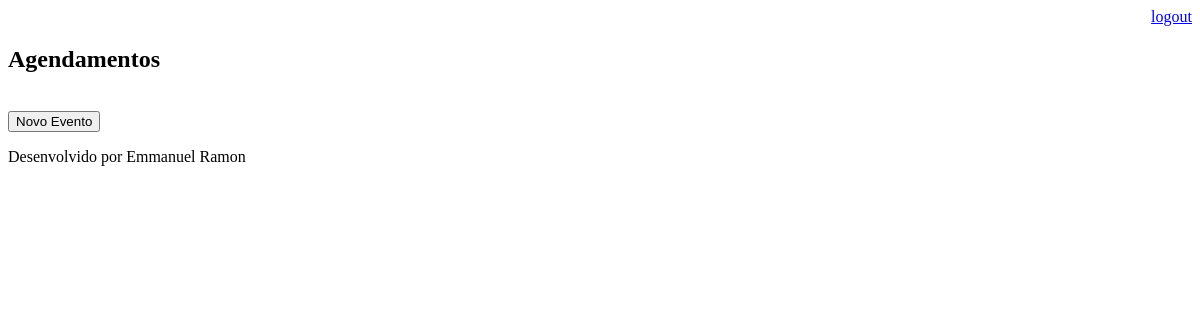
The app's page /agenda/ (signed in), older data.
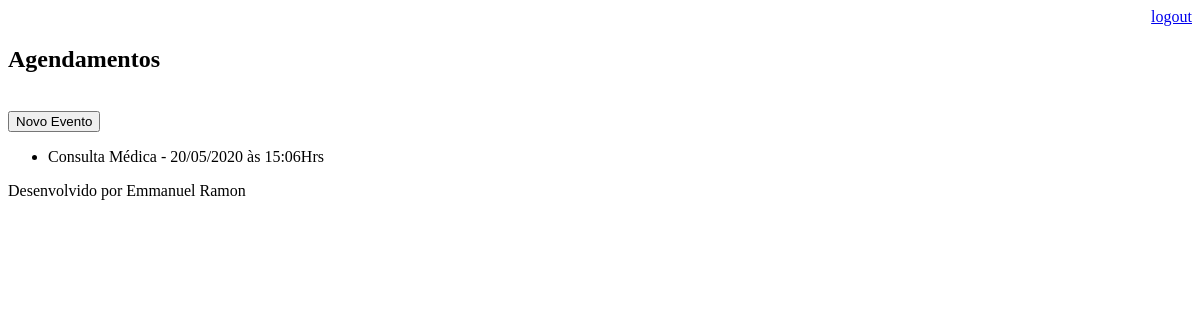
The same page, newer data.
### core/models.py (models this page shows, shortened)
class Evento(models.Model):
	titulo    = models.CharField(max_length=100)
	descricao = models.TextField(blank=True, null=True)
	data_evento = models.DateTimeField(verbose_name='Data do Evento')#verbose customiza
	data_criacao = models.DateTimeField(auto_now=True)
	usuario = models.ForeignKey(User, on_delete=models.CASCADE)
	class Meta:
		db_table = 'evento'
	def get_data_evento(self):
		return self.data_evento.strftime('%d/%m/%Y às %H:%MHrs')

### core/views.py (the view)
# urls.py: path('agenda/', views.lista_eventos),
@login_required(login_url='/login/')
def lista_eventos(request):
	usuario = request.user
	eventos = Evento.objects.filter(usuario=usuario)
	dados = {'eventos': eventos}
	return render(request, 'agenda.html', dados)

### templates/agenda.html
{% extends "model-page.html" %}
{% block content %}
	<h2>Agendamentos</h2>
	<br>
	<a href="evento/">
		<button name="evento">Novo Evento</button>
	</a>
	<ul>
		{% for evento in eventos %}
		<li>{{ evento.titulo }} - {{ evento.get_data_evento }}</li>
		{% endfor %}
	</ul>
{% endblock %}

### templates/model-page.html
<!DOCTYPE html>
<html lang="pt-br">
<head>
	{% include "model-header.html" %}
</head>
<body>
	{% block content %}	{% endblock %}
	{% include "model-footer.html" %}
</body>
</html>

### templates/model-header.html (shortened to what this page needs)
<div align="right">
	<a href="/logout">logout</a>
</div>

### templates/model-footer.html
<p>Desenvolvido por Emmanuel Ramon</p>

Row changes from the older to the newer data that the page shows:
added Evento: titulo "Consulta Médica", get_data_evento "20/05/2020 às 15:06Hrs"
